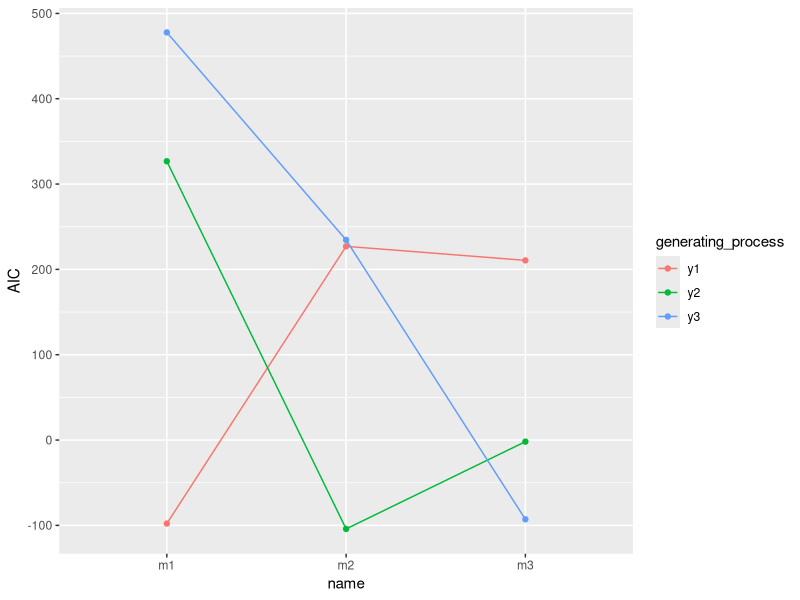
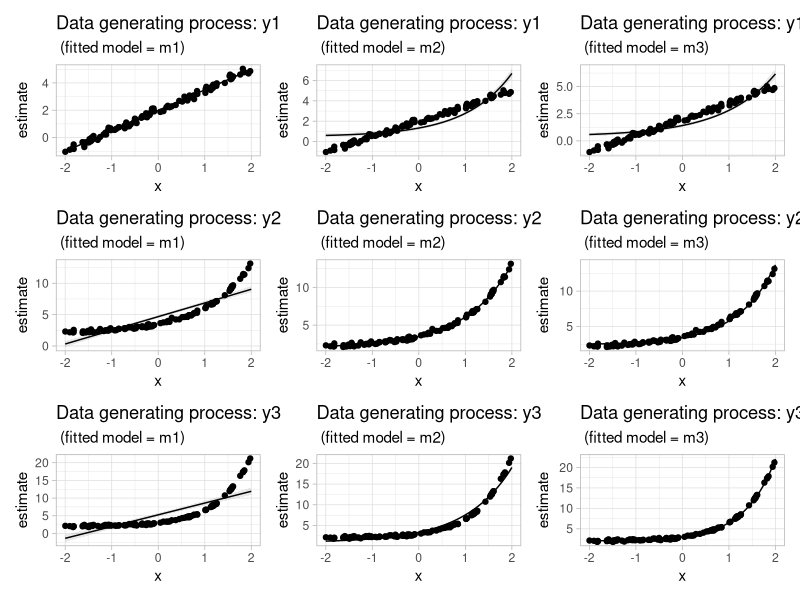

These charts were generated, in order, by the following R code: (Note: this script raises an error after producing the figures.)
# What does linearity mean?
library(tidyverse)
library(patchwork)

set.seed(123)

x <- runif(100, -2, 2)
b0 <- 2
b1 <- 1.5

df <- data.frame(
  x = x, 
  y1 = rnorm(length(x), b0 + b1 * x, 0.15))

df$y2 <- rnorm(length(x), b0 + b1 * exp(x), 0.15)
df$y3 <- rnorm(length(x), b0 + exp(b1 * x), 0.15)

df1 <- df |> pivot_longer(cols = y1:y3, values_to = "y", names_to = "generating_process") |> 
  nest(data = -generating_process) |> 
  mutate(
    m1 = map(data, ~ lm(y ~ x, data = .x)), 
    m2 = map(data, ~ lm(y ~ exp(x), data = .x)), 
    m3 = map(data, ~ nls(y ~ b0 + exp(b1 * x), start = list(b0 = 1, b1 = 1), data = .x))
  )

df2 <- df1 |> pivot_longer(cols = m1:m3) |> 
  mutate(AIC = map_dbl(value, AIC))

# Comparing with AIC
ggplot(df2, aes(name, AIC, col = generating_process, 
                group = generating_process)) + geom_point() + geom_line()
    
p <- map(1:nrow(df2), ~ marginaleffects::predictions(
  df2$value[[.x]], 
  newdata = data.frame(x = seq(-2, 2, len = 100))) |> 
    ggplot(aes(x, estimate)) + 
    geom_ribbon(aes(ymin = conf.low, ymax = conf.high), alpha = 0.1) +
    geom_line() +
    geom_point(data = df2$data[[.x]], aes(x, y)) +
    labs(
    title = paste0("Data generating process: ", df2$generating_process[.x]), 
    subtitle = paste0(" (fitted model = ", df2$name[.x], ")")) +
    theme_light()
)

wrap_plots(p) +
  plot_layout(ncol = 3)

plots
